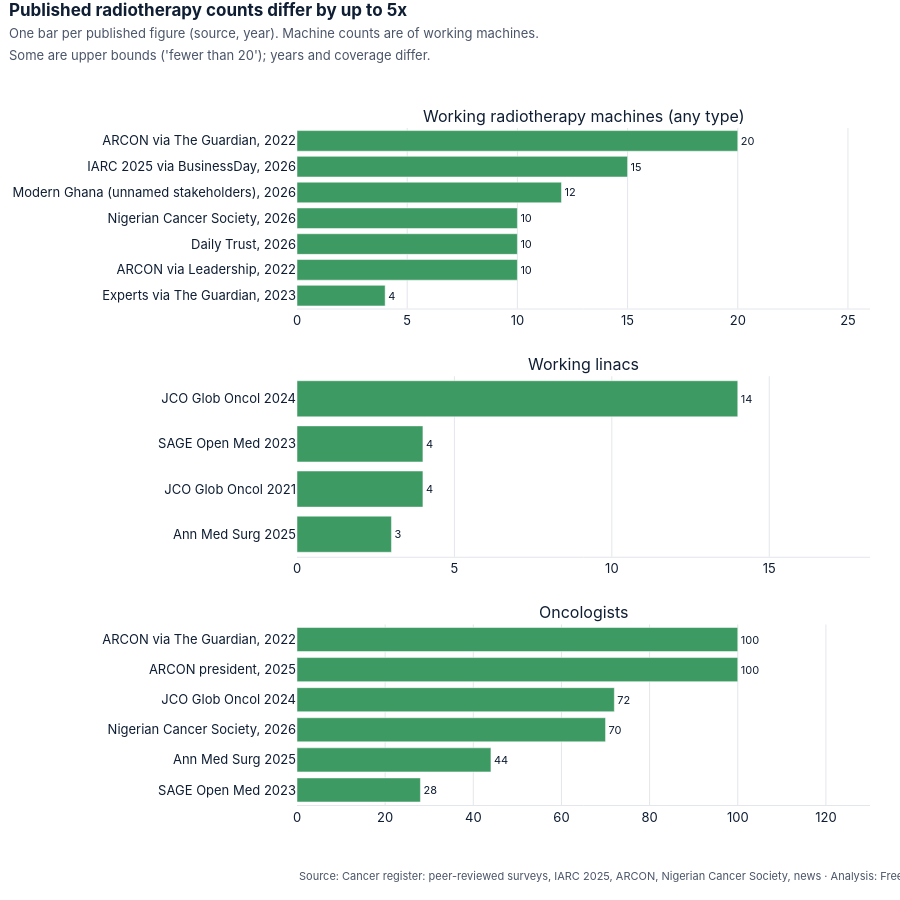

The cell this chart's notebook holds for it:
### Markdown cell above
## 2. The national counts don't agree
Grouped by rule (not hand-picked): working machines of any type, working linacs, oncologists, machines needed.

### Code cell
for k, g in charts.cancer_national_groups(nat).items():
    vals = ", ".join(f"{v:,.0f} ({charts.cancer_source_label(u)}, {d[:7]})" for v, u, d in zip(g.n, g.source_url, g.source_date))
    print(f"{k}:\n  {vals}\n")
charts.national_counts_cancer(nat).show()

### Figure 1 — Plotly figure (JSON) as saved in the notebook; plotly's stock layout.template omitted (floating-point values rounded to 4 significant figures)
{"data": [{"cliponaxis": false, "hovertemplate": "%{x:,.0f}<br>%{y}<extra></extra>", "marker": {"color": "#3E9A63"}, "orientation": "h", "text": ["4", "10", "10", "10", "12", "15", "20"], "textfont": {"color": "#0F1E33", "size": 11}, "textposition": "outside", "type": "bar", "x": [4.0, 10.0, 10.0, 10.0, 12.0, 15.0, 20.0], "xaxis": "x", "y": ["Experts via The Guardian, 2023", "ARCON via Leadership, 2022", "Daily Trust, 2026", "Nigerian Cancer Society, 2026", "Modern Ghana (unnamed stakeholders), 2026", "IARC 2025 via BusinessDay, 2026", "ARCON via The Guardian, 2022"], "yaxis": "y"}, {"cliponaxis": false, "hovertemplate": "%{x:,.0f}<br>%{y}<extra></extra>", "marker": {"color": "#3E9A63"}, "orientation": "h", "text": ["3", "4", "4", "14"], "textfont": {"color": "#0F1E33", "size": 11}, "textposition": "outside", "type": "bar", "x": [3.0, 4.0, 4.0, 14.0], "xaxis": "x2", "y": ["Ann Med Surg 2025", "JCO Glob Oncol 2021", "SAGE Open Med 2023", "JCO Glob Oncol 2024"], "yaxis": "y2"}, {"cliponaxis": false, "hovertemplate": "%{x:,.0f}<br>%{y}<extra></extra>", "marker": {"color": "#3E9A63"}, "orientation": "h", "text": ["28", "44", "70", "72", "100", "100"], "textfont": {"color": "#0F1E33", "size": 11}, "textposition": "outside", "type": "bar", "x": [28.0, 44.0, 70.0, 72.0, 100.0, 100.0], "xaxis": "x3", "y": ["SAGE Open Med 2023", "Ann Med Surg 2025", "Nigerian Cancer Society, 2026", "JCO Glob Oncol 2024", "ARCON president, 2025", "ARCON via The Guardian, 2022"], "yaxis": "y3"}], "layout": {"annotations": [{"font": {"size": 16}, "showarrow": false, "text": "Working radiotherapy machines (any type)", "x": 0.5, "xanchor": "center", "xref": "paper", "y": 1.0, "yanchor": "bottom", "yref": "paper"}, {"font": {"size": 16}, "showarrow": false, "text": "Working linacs", "x": 0.5, "xanchor": "center", "xref": "paper", "y": 0.6333, "yanchor": "bottom", "yref": "paper"}, {"font": {"size": 16}, "showarrow": false, "text": "Oncologists", "x": 0.5, "xanchor": "center", "xref": "paper", "y": 0.2667, "yanchor": "bottom", "yref": "paper"}, {"font": {"color": "#4A5568", "size": 11}, "showarrow": false, "text": "Source: Cancer register: peer-reviewed surveys, IARC 2025, ARCON, Nigerian Cancer Society, news · Analysis: Freedom Oboh", "x": 0, "xanchor": "left", "xref": "paper", "y": 0, "yanchor": "top", "yref": "paper", "yshift": -62}], "font": {"color": "#0F1E33", "family": "Inter, Segoe UI, Arial, sans-serif", "size": 13}, "height": 900, "hoverlabel": {"bgcolor": "white", "font": {"color": "#0F1E33"}}, "margin": {"b": 95, "l": 20, "r": 30, "t": 128}, "paper_bgcolor": "white", "plot_bgcolor": "white", "showlegend": false, "title": {"font": {"size": 17}, "pad": {"t": 16}, "text": "<b>Published radiotherapy counts differ by up to 5x</b><br><span style='font-size:13px;color:#4A5568'>One bar per published figure (source, year). Machine counts are of working machines.<br>Some are upper bounds ('fewer than 20'); years and coverage differ.</span>", "x": 0.01, "xanchor": "left", "y": 1, "yanchor": "top", "yref": "container"}, "xaxis": {"anchor": "y", "automargin": true, "domain": [0.0, 1.0], "gridcolor": "#E3E6EB", "linecolor": "#E3E6EB", "range": [0, 26.0], "showgrid": true, "title": {"standoff": 10}, "zeroline": false}, "xaxis2": {"anchor": "y2", "automargin": true, "domain": [0.0, 1.0], "gridcolor": "#E3E6EB", "linecolor": "#E3E6EB", "range": [0, 18.2], "showgrid": true, "title": {"standoff": 10}, "zeroline": false}, "xaxis3": {"anchor": "y3", "automargin": true, "domain": [0.0, 1.0], "gridcolor": "#E3E6EB", "linecolor": "#E3E6EB", "range": [0, 130.0], "showgrid": true, "title": {"standoff": 10}, "zeroline": false}, "yaxis": {"anchor": "x", "automargin": true, "domain": [0.7333, 1.0], "gridcolor": "#E3E6EB", "showgrid": false, "title": {"standoff": 10}, "zeroline": false}, "yaxis2": {"anchor": "x2", "automargin": true, "domain": [0.3667, 0.6333], "gridcolor": "#E3E6EB", "showgrid": false, "title": {"standoff": 10}, "zeroline": false}, "yaxis3": {"anchor": "x3", "automargin": true, "domain": [0.0, 0.2667], "gridcolor": "#E3E6EB", "showgrid": false, "title": {"standoff": 10}, "zeroline": false}}}
